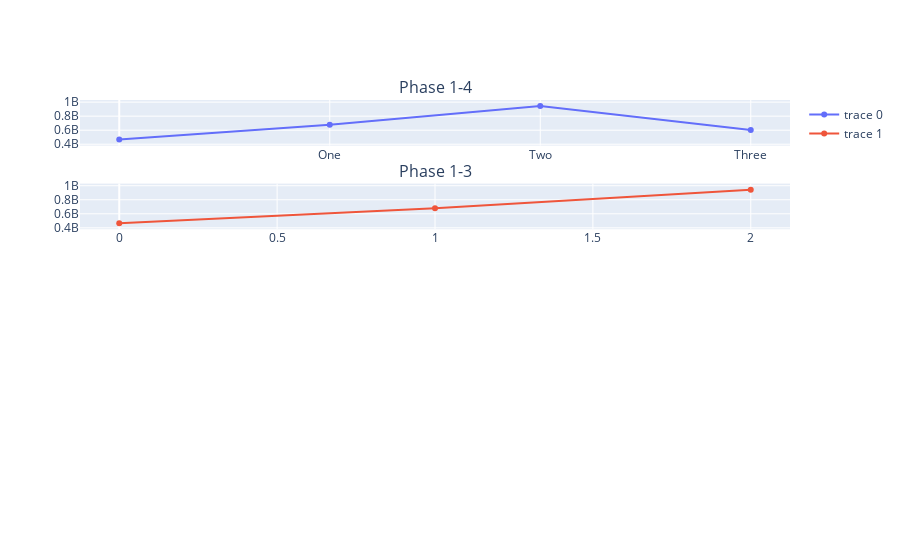

The code cell stored with this chart in its notebook:
### Code cell
import plotly.subplots as ps

fig=ps.make_subplots(rows=5,cols=1,subplot_titles=['Phase 1-4', 'Phase 1-3'])

fig.add_scatter(y=four_phase_avg['Profit'], row=1, col=1)
fig.add_scatter(y=three_phase_avg['Profit'], row=2, col=1)
# fig['layout']['xaxis']['title']='X-axis 1'
# fig['layout']['xaxis2']['title']='X-axis 2'
fig.update_layout(
    
    xaxis = dict(
        tickmode = 'array',
        tickvals = [1, 2, 3,],
        ticktext = ['One', 'Two', 'Three']
    ),
    
    
)

fig.show()

### Figure 1 — Plotly figure (JSON) as saved in the notebook; plotly's stock layout.template omitted (floating-point values rounded to 4 significant figures)
{"data": [{"type": "scatter", "xaxis": "x", "y": [466400000.0, 679075750, 944604169, 604100000.0], "yaxis": "y"}, {"type": "scatter", "xaxis": "x2", "y": [466400000.0, 679075750, 944604169], "yaxis": "y2"}], "layout": {"annotations": [{"font": {"size": 16}, "showarrow": false, "text": "Phase 1-4", "x": 0.5, "xanchor": "center", "xref": "paper", "y": 1, "yanchor": "bottom", "yref": "paper"}, {"font": {"size": 16}, "showarrow": false, "text": "Phase 1-3", "x": 0.5, "xanchor": "center", "xref": "paper", "y": 0.78, "yanchor": "bottom", "yref": "paper"}], "xaxis": {"anchor": "y", "domain": [0, 1], "tickmode": "array", "ticktext": ["One", "Two", "Three"], "tickvals": [1, 2, 3]}, "xaxis2": {"anchor": "y2", "domain": [0, 1]}, "xaxis3": {"anchor": "y3", "domain": [0, 1]}, "xaxis4": {"anchor": "y4", "domain": [0, 1]}, "xaxis5": {"anchor": "y5", "domain": [0, 1]}, "yaxis": {"anchor": "x", "domain": [0.88, 1]}, "yaxis2": {"anchor": "x2", "domain": [0.66, 0.78]}, "yaxis3": {"anchor": "x3", "domain": [0.44, 0.56]}, "yaxis4": {"anchor": "x4", "domain": [0.22, 0.34]}, "yaxis5": {"anchor": "x5", "domain": [0, 0.12]}}}
